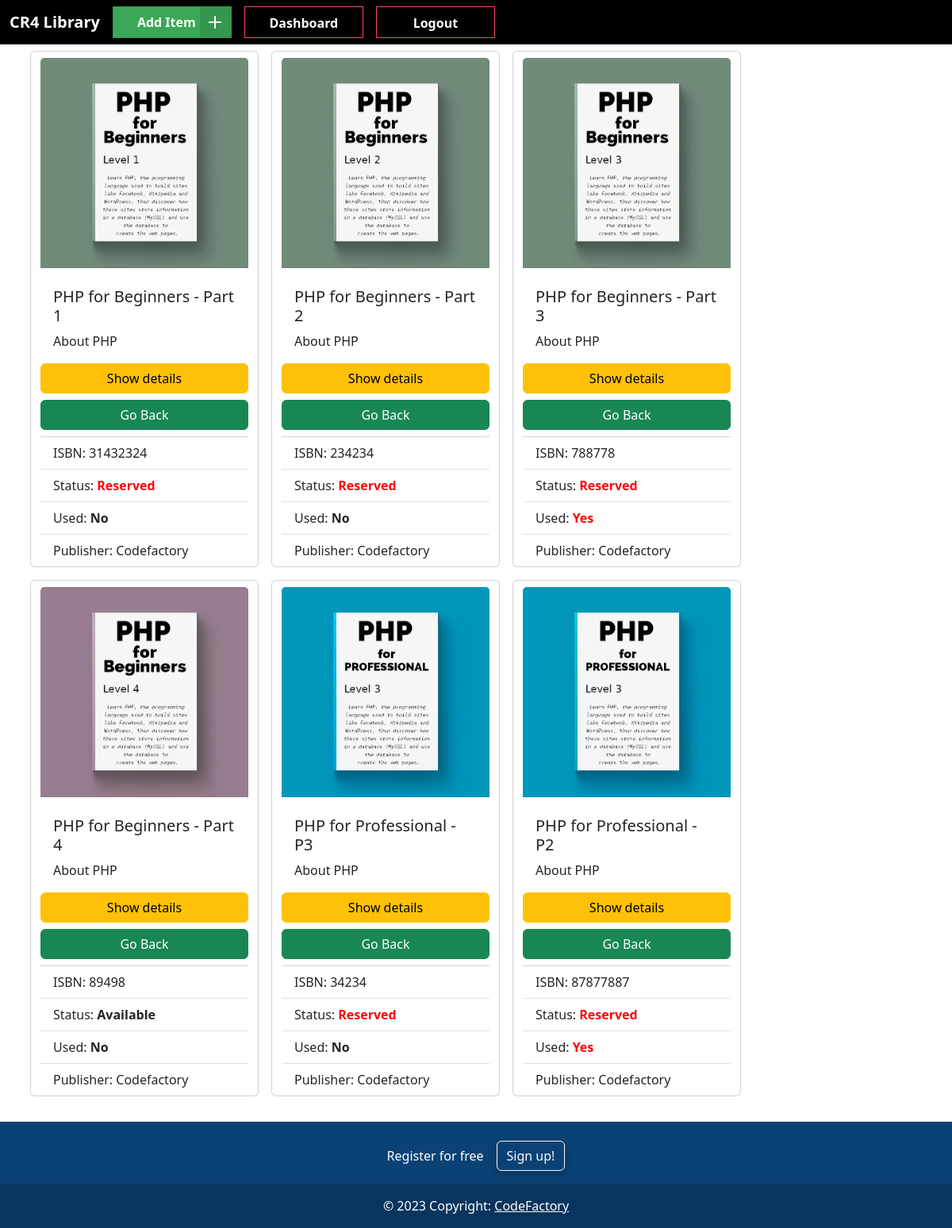
/products/publisher_user.php?publisher_name=Codefactory, run on the app's committed database.
### tables this page shows
CREATE TABLE `products` (
  `id` int(11) NOT NULL,
  `title` varchar(200) NOT NULL,
  `picture` varchar(200) NOT NULL,
  `ISBN` int(20) NOT NULL,
  `big_description` varchar(400) NOT NULL,
  `short_description` varchar(200) NOT NULL,
  `categorie` varchar(255) NOT NULL,
  `author_firstname` varchar(200) NOT NULL,
  `author_lastname` varchar(200) NOT NULL,
  `publisher_name` varchar(200) NOT NULL,
  `publisher_address` varchar(200) NOT NULL,
  `price` int(20) NOT NULL,
  `publish_date` date NOT NULL,
  `status` tinyint(1) NOT NULL,
  `used` tinyint(1) NOT NULL,
  `fk_supplierId` int(11) DEFAULT NULL
);

### products/publisher_user.php (the view, shortened to what this page needs)
<!DOCTYPE html>
<html lang="en">
<head>
  <link href="https://cdn.jsdelivr.net/npm/bootstrap@5.3.0/dist/css/bootstrap.min.css" rel="stylesheet">
  <link rel="stylesheet" href="../css/style.css">
</head>
<body>
  <nav class="navbar navbar-expand-lg bg-black d-flex">
    <div class="container-fluid">
      <a class="navbar-brand text-white" href="index.php"><b>CR4 Library</b></a>
      <div class="collapse navbar-collapse" id="navbarNav">
        <ul class="navbar-nav">
          <li class="nav-item">
            <a type="button" class="additem" href="create.php">
              <span class="additem_text">Add Item</span>
              <span class="additem_icon"><svg xmlns="http://www.w3.org/2000/svg" width="24" viewBox="0 0 24 24" stroke-width="2" stroke-linejoin="round" stroke-linecap="round" stroke="currentColor" height="24" fill="none" class="svg">
                  <line y2="19" y1="5" x2="12" x1="12"></line>
                  <line y2="12" y1="12" x2="19" x1="5"></line>
                </svg></span>
            </a>
          </li>
          <li class="dashboard"><a class="btn3 nav-link text-white mx-3" href="../dashboard.php">Dashboard</a></li>
          <li class="nav-item">
            <a class="nav-link text-white btn3" href="../logout.php?logout">Logout</a>
          </li>
        </ul>
      </div>
    </div>
  </nav>
  <?php
  require_once "../db_connect.php";
  if (isset($_GET['publisher_name'])) {
    $publisher_name = $_GET['publisher_name'];
    $sql = "SELECT * FROM `products` WHERE `publisher_name` = '$publisher_name'";
    $result = mysqli_query($connect, $sql);
    if (mysqli_num_rows($result) > 0) {
      echo "
      <div class='container d-flex justify-content-center'>
      <div class='row row-cols-lg-4 row-cols-md-3 row-cols-sm-2 row-cols-xs-1'>";
      while ($row = mysqli_fetch_assoc($result)) {
        $statusLabel = ($row["status"] == 0) ? "Available" : "<span style='color: red;'>Reserved</span>";
        $used = ($row["used"] == 0) ? "No" : "<span style='color: red;'>Yes</span>";
        echo "
        <div class='card my-2 mx-2' style='width: 18rem;'>
        <img src='../pictures/{$row["picture"]}' class='card-img-top my-2' alt='...'>
        <div class='card-body'>
          <h5 class='card-title'>{$row["title"]}</h5>
          <p class='card-text'>{$row["short_description"]}</p>
        </div>
        <a href='details_user.php?id={$row["id"]}' class='btn btn-warning' style='width: auto;'>Show details</a>
               <a href='../home.php' class='btn btn-success my-2' style='width: auto;'>Go Back</a>
               <ul class='list-group list-group-flush'>
          <li class='list-group-item'>ISBN: {$row["ISBN"]}</li>
          <li class='list-group-item'>Status: <b>{$statusLabel}</b></li>
          <li class='list-group-item'>Used: <b>{$used}</b></li>
          <li class='list-group-item'>
        Publisher: {$row["publisher_name"]}
        </li>
        </ul>
        </div>";
      }
      echo "
      </div>
      </div>";
    } else {
      echo 'Publisher have no Entries.';
    }
  } else {
    echo 'Invalid request.';
  };
  ?>
  <section class="mt-4">
    <footer class="text-center text-white" style="background-color: #0a4275;">
      <div class="container p-4 pb-0">
        <section class="">
          <p class="d-flex justify-content-center align-items-center">
            <span class="me-3">Register for free</span>
            <button type="button" class="btn btn-outline-light btn-rounded">
              Sign up!
            </button>
          </p>
        </section>
      </div>
      <div class="text-center p-3" style="background-color: rgba(0, 0, 0, 0.2);">
        © 2023 Copyright:
        <a class="text-white" href="index.php">CodeFactory</a>
      </div>
    </footer>
  </section>
</body>
</html>

### css/style.css (style rules this page uses)
.navbar { color: white; font-weight: 600; transition: 0.3s ease; }
.additem { text-decoration: none; position: relative; width: 150px; height: 40px; cursor: pointer; display: flex; align-items: center; border: 1px solid #34974d; background-color: #3aa856; }
.additem, .additem_icon, .additem_text { transition: all 0.3s; }
.additem .additem_text { transform: translateX(30px); color: #fff; font-weight: 600; }
.additem .additem_icon { position: absolute; transform: translateX(109px); height: 100%; width: 39px; background-color: #34974d; display: flex; align-items: center; justify-content: center; }
.additem .svg { width: 30px; stroke: #fff; }
.btn3 { text-align: center; width: 150px; height: 40px; font-size: 16px; font-weight: 700; text-shadow: 2px 2px 4px #000000; color: white; border: 1px solid rgb(252, 70, 100); cursor: pointer; position: relative; background-color: transparent; text-decoration: none; overflow: hidden; z-index: 1; }
.btn3::before { content: ""; position: absolute; right: 0; top: 0; width: 100%; height: 100%; background-color: rgb(252, 70, 100); transform: translateX(-100%); transition: all .3s; z-index: -1; }
button { font-family: inherit; font-size: 18px; color: white; padding: 0.8em 1.2em; align-items: center; justify-content: center; border: none; border-radius: 25px; box-shadow: 0px 5px 10px rgba(0, 0, 0, 0.2); transition: all 0.3s; }

### data on the page
products: picture (picture), title "PHP for Beginners - Part 1", short_description "About PHP", ISBN "31432324", status "Reserved", used "No", publisher_name "Codefactory"
products: picture (picture), title "PHP for Beginners - Part 2", short_description "About PHP", ISBN "234234", status "Reserved", used "No", publisher_name "Codefactory"
products: picture (picture), title "PHP for Beginners - Part 3", short_description "About PHP", ISBN "788778", status "Reserved", used "Yes", publisher_name "Codefactory"
products: picture (picture), title "PHP for Beginners - Part 4", short_description "About PHP", ISBN "89498", status "Available", used "No", publisher_name "Codefactory"
products: picture (picture), title "PHP for Professional - P3", short_description "About PHP", ISBN "34234", status "Reserved", used "No", publisher_name "Codefactory"
products: picture (picture), title "PHP for Professional - P2", short_description "About PHP", ISBN "87877887", status "Reserved", used "Yes", publisher_name "Codefactory"
